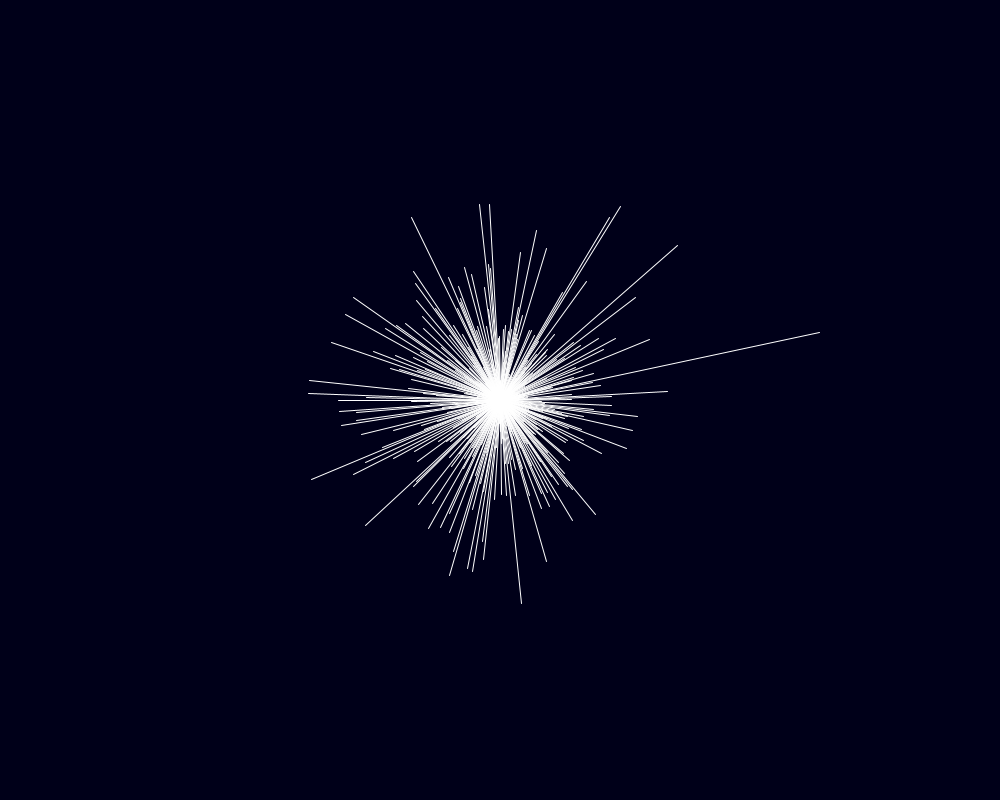
Frame 1 (no input)
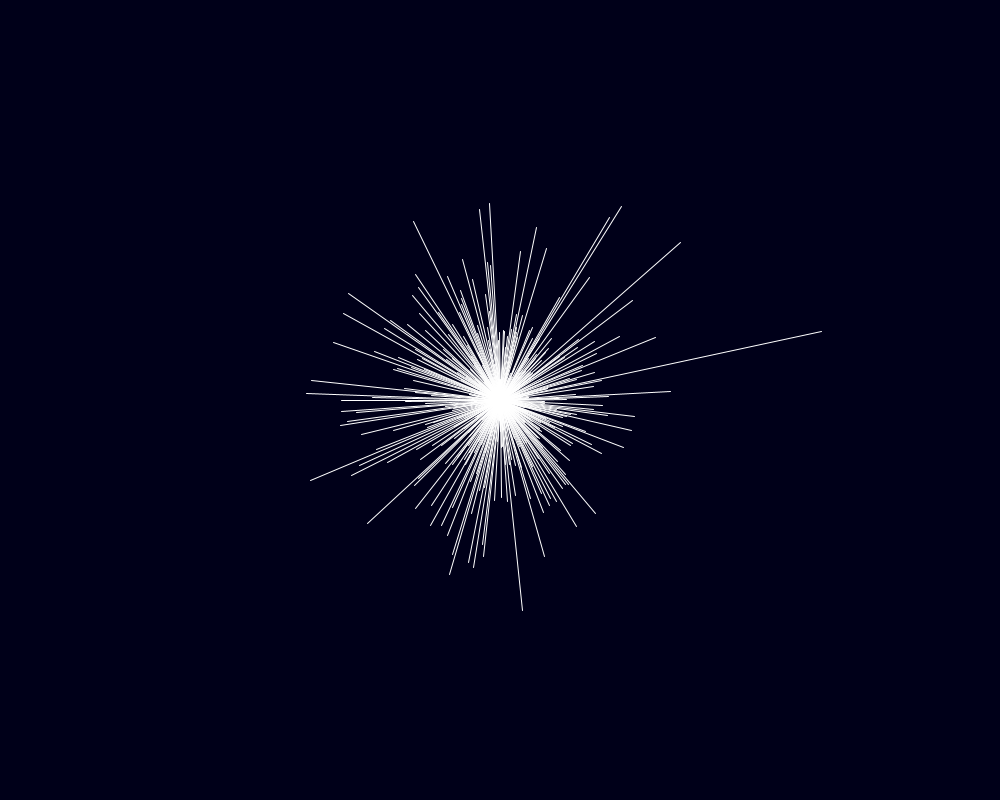
Frame 60 (the mouse pressed at the canvas centre just before this capture)
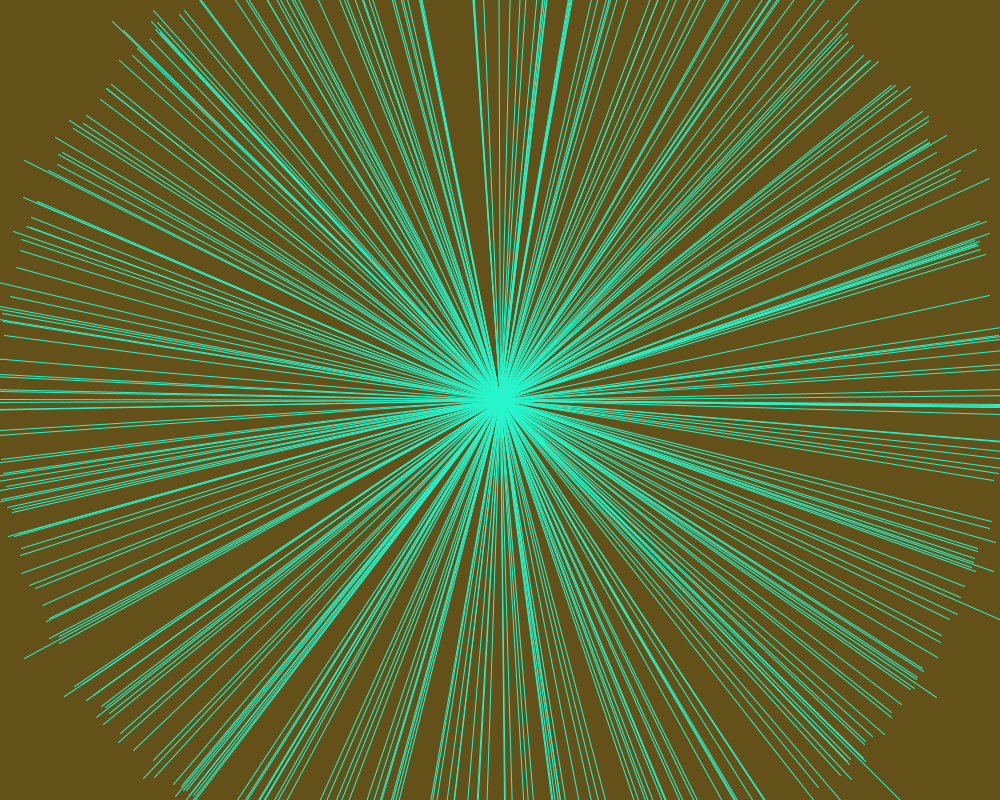
Frame 120 (the mouse held since frame 60 and released just before this capture)

The Processing sketch that drew these frames (run headless with seeded random() and noise(); from frame 60 on, the mouse is pressed at the canvas centre):

// Processing sketch: SP_a_beginning_3
// ── SP_a_beginning_3.pde
float[] distribution = new float[360];

void setup() {
 size(1000, 800);
 frameRate(30);
 smooth();
 stroke(255);
 for (int i = 0; i < distribution.length; i++) {
    distribution[i] = int(randomGaussian() * 90);
  }
}
      
void draw() {
  
  background(mouseX / 5, mouseY / 5, 25);
  translate(width/2, height/2);

  for (int i = 0; i < distribution.length; i++) {
    rotate(TWO_PI/distribution.length);
    float dist = abs(distribution[i] + random(10));//(millis() % 5));
    line(0, 0, dist, mouseX);
  }
}
     
void mousePressed() {
  float randr = random(256);
  float randg = random(256);
  float randb = random(256);
  stroke(randr, randg, randb);
}
